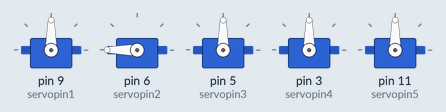
Bench run of a sketch on a simulated Arduino Uno, built with avr-gcc and run on an emulated ATmega328P. Shown: 5 × servo.

Above: at 0.1 s.
At 7.1 s:
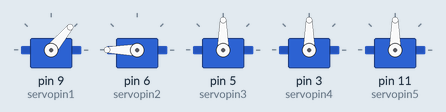
At 17.1 s:
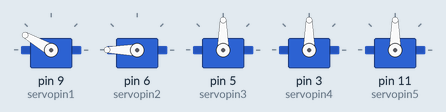
Timing chart, 0 to 18.6 s (numbered marks = the images above):
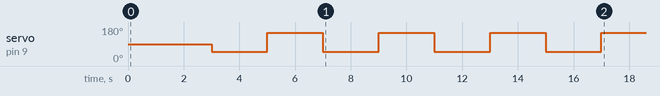

Measured:
- by itself, servo on pin 9 (servopin1): alternates 150° for 2.0 s and 50° for 2.0 s, 8 changes in all, then stays 150°

The sketch:

painting.ino
```cpp
/***********************************************************
File name: painting.ino
Description: This code first makes all the servos 90 degrees
(straight). Then it makes the robotic arm move down and turn left and
right to paint.
Author: Eshal Taimoor
Date: 01/07/2024
***********************************************************/
#include <Servo.h>。
int servopin1 = 9;    //Define servo interface digital interface 9
int servopin2 = 6;    //Define servo interface digital interface 6
int servopin3 = 5;    //Define servo interface digital interface 5
int servopin4 = 3;    //Define servo interface digital interface 3
int servopin5 = 11;   //Define servo interface digital interface 11

int moveServoData;
Servo servo1;
Servo servo2;
Servo servo3;
Servo servo4;
Servo servo5;
int angle = 90;        //Angle of rotation of the servo

void setup() {
  // put your setup code here, to run once:
  pinMode(servopin1,OUTPUT);//Set the servo interface as the output interface
  pinMode(servopin2,OUTPUT);//Set the servo interface as the output interface
  pinMode(servopin3,OUTPUT);//Set the servo interface as the output interface
  pinMode(servopin4,OUTPUT);//Set the servo interface as the output interface
  pinMode(servopin5,OUTPUT);//Set the servo interface as the output interface
  Serial.begin(9600);
  servo1.attach(servopin1);
  servo2.attach(servopin2);
  servo3.attach(servopin3);
  servo4.attach(servopin4);
  servo5.attach(servopin5);
// Makes all servos to 90 Degree (Straight)
  //servo1.write(angle);
  //servo2.write(angle);
  //servo3.write(angle);
  //servo4.write(angle);
  //servo5.write(angle);
  //delay(2000);
/************************************
This next part of the code moves the
robotic arm down then turns left and
right a total of 8 times.
*************************************/
  servo2.write(180);
  delay(3000);
  servo1.write(50);
  delay(2000);
  servo1.write(150);
  delay(2000);
  servo1.write(50);
  delay(2000);
  servo1.write(150);
  delay(2000);
  servo1.write(50);
  delay(2000);
  servo1.write(150);
  delay(2000);
  servo1.write(50);
  delay(2000);
  servo1.write(150);
}
void loop()
{
// There is no Code defined in loop to avoid repetition.
}
```
